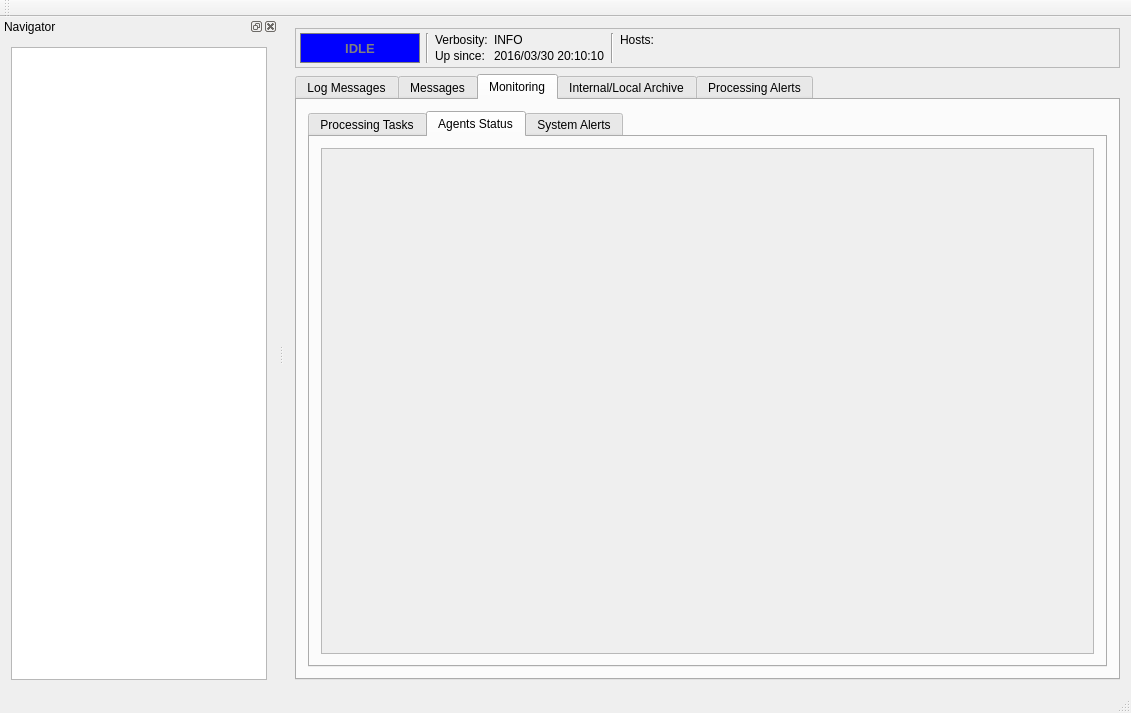
<?xml version="1.0" encoding="UTF-8"?>
<ui version="4.0">
 <class>MainWindow</class>
 <widget class="QMainWindow" name="MainWindow">
  <property name="geometry">
   <rect>
    <x>0</x>
    <y>0</y>
    <width>1131</width>
    <height>713</height>
   </rect>
  </property>
  <property name="windowTitle">
   <string>MainWindow</string>
  </property>
  <widget class="QWidget" name="centralWidget">
   <layout class="QVBoxLayout" name="verticalLayout_2">
    <item>
     <widget class="QFrame" name="frame">
      <property name="frameShape">
       <enum>QFrame::StyledPanel</enum>
      </property>
      <property name="frameShadow">
       <enum>QFrame::Raised</enum>
      </property>
      <layout class="QHBoxLayout" name="horizontalLayout_4">
       <property name="leftMargin">
        <number>4</number>
       </property>
       <property name="topMargin">
        <number>4</number>
       </property>
       <property name="rightMargin">
        <number>4</number>
       </property>
       <property name="bottomMargin">
        <number>4</number>
       </property>
       <item>
        <widget class="QLabel" name="lblSysStatus">
         <property name="minimumSize">
          <size>
           <width>120</width>
           <height>0</height>
          </size>
         </property>
         <property name="font">
          <font>
           <pointsize>10</pointsize>
           <weight>75</weight>
           <bold>true</bold>
          </font>
         </property>
         <property name="styleSheet">
          <string notr="true">QLabel { background-color : blue; color : grey; }</string>
         </property>
         <property name="frameShape">
          <enum>QFrame::Box</enum>
         </property>
         <property name="text">
          <string>IDLE</string>
         </property>
         <property name="alignment">
          <set>Qt::AlignCenter</set>
         </property>
        </widget>
       </item>
       <item>
        <widget class="Line" name="line">
         <property name="orientation">
          <enum>Qt::Vertical</enum>
         </property>
        </widget>
       </item>
       <item>
        <layout class="QFormLayout" name="formLayout">
         <property name="verticalSpacing">
          <number>2</number>
         </property>
         <item row="0" column="0">
          <widget class="QLabel" name="label_5">
           <property name="text">
            <string>Verbosity:</string>
           </property>
           <property name="alignment">
            <set>Qt::AlignLeading|Qt::AlignLeft|Qt::AlignTop</set>
           </property>
          </widget>
         </item>
         <item row="0" column="1">
          <widget class="QLabel" name="lblVerbosity">
           <property name="text">
            <string>INFO</string>
           </property>
           <property name="alignment">
            <set>Qt::AlignLeading|Qt::AlignLeft|Qt::AlignTop</set>
           </property>
          </widget>
         </item>
         <item row="1" column="0">
          <widget class="QLabel" name="label_6">
           <property name="text">
            <string>Up since:</string>
           </property>
           <property name="alignment">
            <set>Qt::AlignLeading|Qt::AlignLeft|Qt::AlignTop</set>
           </property>
          </widget>
         </item>
         <item row="1" column="1">
          <widget class="QLabel" name="lblUptime">
           <property name="text">
            <string>2016/03/30 20:10:10</string>
           </property>
           <property name="alignment">
            <set>Qt::AlignLeading|Qt::AlignLeft|Qt::AlignTop</set>
           </property>
          </widget>
         </item>
        </layout>
       </item>
       <item>
        <widget class="Line" name="line_3">
         <property name="orientation">
          <enum>Qt::Vertical</enum>
         </property>
        </widget>
       </item>
       <item>
        <layout class="QHBoxLayout" name="horizontalLayout_3">
         <item>
          <widget class="QLabel" name="label">
           <property name="text">
            <string>Hosts:</string>
           </property>
           <property name="alignment">
            <set>Qt::AlignLeading|Qt::AlignLeft|Qt::AlignTop</set>
           </property>
          </widget>
         </item>
         <item>
          <widget class="QLabel" name="lblHosts">
           <property name="font">
            <font>
             <underline>true</underline>
            </font>
           </property>
           <property name="text">
            <string>&lt;hosts&gt;</string>
           </property>
           <property name="alignment">
            <set>Qt::AlignLeading|Qt::AlignLeft|Qt::AlignTop</set>
           </property>
          </widget>
         </item>
         <item>
          <widget class="QLabel" name="lblNodes">
           <property name="text">
            <string>&lt;nodes&gt;</string>
           </property>
           <property name="alignment">
            <set>Qt::AlignLeading|Qt::AlignLeft|Qt::AlignTop</set>
           </property>
          </widget>
         </item>
        </layout>
       </item>
       <item>
        <spacer name="horizontalSpacer">
         <property name="orientation">
          <enum>Qt::Horizontal</enum>
         </property>
         <property name="sizeHint" stdset="0">
          <size>
           <width>680</width>
           <height>20</height>
          </size>
         </property>
        </spacer>
       </item>
       <item>
        <widget class="QLabel" name="lblSystemIcon">
         <property name="maximumSize">
          <size>
           <width>48</width>
           <height>48</height>
          </size>
         </property>
         <property name="text">
          <string/>
         </property>
         <property name="pixmap">
          <pixmap resource="icon.qrc">:/img/QPF.png</pixmap>
         </property>
         <property name="scaledContents">
          <bool>true</bool>
         </property>
        </widget>
       </item>
      </layout>
     </widget>
    </item>
    <item>
     <widget class="QTabWidget" name="tabMainWgd">
      <property name="currentIndex">
       <number>2</number>
      </property>
      <property name="movable">
       <bool>true</bool>
      </property>
      <widget class="QWidget" name="tabpgLog">
       <attribute name="title">
        <string>Log Messages</string>
       </attribute>
       <layout class="QVBoxLayout" name="verticalLayout_3">
        <item>
         <widget class="QMdiArea" name="mdiArea">
          <property name="font">
           <font>
            <pointsize>8</pointsize>
           </font>
          </property>
          <property name="activationOrder">
           <enum>QMdiArea::CreationOrder</enum>
          </property>
          <property name="viewMode">
           <enum>QMdiArea::TabbedView</enum>
          </property>
          <property name="documentMode">
           <bool>true</bool>
          </property>
          <property name="tabsClosable">
           <bool>false</bool>
          </property>
          <property name="tabsMovable">
           <bool>true</bool>
          </property>
          <property name="tabShape">
           <enum>QTabWidget::Triangular</enum>
          </property>
          <property name="tabPosition">
           <enum>QTabWidget::South</enum>
          </property>
         </widget>
        </item>
       </layout>
      </widget>
      <widget class="QWidget" name="tabTx">
       <attribute name="title">
        <string>Messages</string>
       </attribute>
       <layout class="QVBoxLayout" name="verticalLayout_6">
        <item>
         <widget class="QTableView" name="tblvwTx"/>
        </item>
       </layout>
      </widget>
      <widget class="QWidget" name="tabpgMonit">
       <attribute name="title">
        <string>Monitoring</string>
       </attribute>
       <layout class="QVBoxLayout" name="verticalLayout_12">
        <property name="spacing">
         <number>0</number>
        </property>
        <item>
         <widget class="QTabWidget" name="tabWidget">
          <property name="currentIndex">
           <number>1</number>
          </property>
          <widget class="QWidget" name="tabProcTasks">
           <attribute name="title">
            <string>Processing Tasks</string>
           </attribute>
           <layout class="QVBoxLayout" name="verticalLayout_5">
            <item>
             <widget class="QTableView" name="tblvwTaskMonit">
              <property name="tabKeyNavigation">
               <bool>true</bool>
              </property>
             </widget>
            </item>
            <item>
             <widget class="QFrame" name="frame_3">
              <property name="frameShape">
               <enum>QFrame::StyledPanel</enum>
              </property>
              <property name="frameShadow">
               <enum>QFrame::Raised</enum>
              </property>
              <layout class="QHBoxLayout" name="horizontalLayout">
               <property name="spacing">
                <number>6</number>
               </property>
               <property name="leftMargin">
                <number>0</number>
               </property>
               <property name="topMargin">
                <number>0</number>
               </property>
               <property name="rightMargin">
                <number>0</number>
               </property>
               <property name="bottomMargin">
                <number>0</number>
               </property>
               <item>
                <spacer name="horizontalSpacer_14">
                 <property name="orientation">
                  <enum>Qt::Horizontal</enum>
                 </property>
                 <property name="sizeHint" stdset="0">
                  <size>
                   <width>40</width>
                   <height>20</height>
                  </size>
                 </property>
                </spacer>
               </item>
               <item>
                <widget class="QLabel" name="lblLastUpdate">
                 <property name="font">
                  <font>
                   <pointsize>8</pointsize>
                  </font>
                 </property>
                 <property name="text">
                  <string/>
                 </property>
                </widget>
               </item>
              </layout>
             </widget>
            </item>
           </layout>
          </widget>
          <widget class="QWidget" name="tab_2">
           <attribute name="title">
            <string>Agents Status</string>
           </attribute>
           <layout class="QVBoxLayout" name="verticalLayout">
            <item>
             <widget class="QScrollArea" name="scrollAreaAgents">
              <property name="widgetResizable">
               <bool>true</bool>
              </property>
              <widget class="QWidget" name="scrollAreaWidgetContents">
               <property name="geometry">
                <rect>
                 <x>0</x>
                 <y>0</y>
                 <width>787</width>
                 <height>476</height>
                </rect>
               </property>
              </widget>
             </widget>
            </item>
           </layout>
          </widget>
          <widget class="QWidget" name="tabAlerts">
           <attribute name="title">
            <string>System Alerts</string>
           </attribute>
           <layout class="QVBoxLayout" name="verticalLayout_9">
            <item>
             <widget class="QTableView" name="tblvwSysAlerts">
              <property name="tabKeyNavigation">
               <bool>true</bool>
              </property>
             </widget>
            </item>
            <item>
             <widget class="QFrame" name="frame_4">
              <property name="frameShape">
               <enum>QFrame::StyledPanel</enum>
              </property>
              <property name="frameShadow">
               <enum>QFrame::Raised</enum>
              </property>
              <layout class="QHBoxLayout" name="horizontalLayout_2">
               <property name="spacing">
                <number>6</number>
               </property>
               <property name="leftMargin">
                <number>0</number>
               </property>
               <property name="topMargin">
                <number>0</number>
               </property>
               <property name="rightMargin">
                <number>0</number>
               </property>
               <property name="bottomMargin">
                <number>0</number>
               </property>
               <item>
                <spacer name="horizontalSpacer_15">
                 <property name="orientation">
                  <enum>Qt::Horizontal</enum>
                 </property>
                 <property name="sizeHint" stdset="0">
                  <size>
                   <width>40</width>
                   <height>20</height>
                  </size>
                 </property>
                </spacer>
               </item>
               <item>
                <widget class="QLabel" name="lblAlertsMsg">
                 <property name="font">
                  <font>
                   <pointsize>8</pointsize>
                  </font>
                 </property>
                 <property name="text">
                  <string/>
                 </property>
                </widget>
               </item>
              </layout>
             </widget>
            </item>
           </layout>
          </widget>
         </widget>
        </item>
       </layout>
      </widget>
      <widget class="QWidget" name="tabpgArchive">
       <attribute name="title">
        <string>Internal/Local Archive</string>
       </attribute>
       <layout class="QVBoxLayout" name="verticalLayout_10">
        <item>
         <widget class="QSplitter" name="splitter">
          <property name="orientation">
           <enum>Qt::Vertical</enum>
          </property>
          <widget class="Frm_FilterSet" name="wdgFilters" native="true"/>
          <widget class="QWidget" name="layoutWidget">
           <layout class="QVBoxLayout" name="verticalLayout_8">
            <item>
             <widget class="QTreeView" name="treevwArchive"/>
            </item>
            <item>
             <widget class="QFrame" name="frame_2">
              <property name="frameShape">
               <enum>QFrame::StyledPanel</enum>
              </property>
              <property name="frameShadow">
               <enum>QFrame::Raised</enum>
              </property>
              <layout class="QHBoxLayout" name="horizontalLayout_6" stretch="0,2,2,0,1,2,0,0,1,0,100">
               <property name="spacing">
                <number>1</number>
               </property>
               <property name="leftMargin">
                <number>0</number>
               </property>
               <property name="topMargin">
                <number>0</number>
               </property>
               <property name="rightMargin">
                <number>0</number>
               </property>
               <property name="bottomMargin">
                <number>0</number>
               </property>
               <item>
                <widget class="QToolButton" name="tbtnArchRefresh">
                 <property name="minimumSize">
                  <size>
                   <width>22</width>
                   <height>22</height>
                  </size>
                 </property>
                 <property name="maximumSize">
                  <size>
                   <width>22</width>
                   <height>22</height>
                  </size>
                 </property>
                 <property name="toolTip">
                  <string extracomment="Update this view">Update the products tree list</string>
                 </property>
                 <property name="text">
                  <string/>
                 </property>
                 <property name="icon">
                  <iconset resource="jsontree.qrc">
                   <normaloff>:/img/refresh.png</normaloff>:/img/refresh.png</iconset>
                 </property>
                 <property name="toolButtonStyle">
                  <enum>Qt::ToolButtonIconOnly</enum>
                 </property>
                </widget>
               </item>
               <item>
                <widget class="QToolButton" name="tbtnArchExpand">
                 <property name="minimumSize">
                  <size>
                   <width>22</width>
                   <height>22</height>
                  </size>
                 </property>
                 <property name="maximumSize">
                  <size>
                   <width>22</width>
                   <height>22</height>
                  </size>
                 </property>
                 <property name="toolTip">
                  <string extracomment="Expand all branches">Expand all levels in the products tree</string>
                 </property>
                 <property name="text">
                  <string/>
                 </property>
                 <property name="icon">
                  <iconset resource="jsontree.qrc">
                   <normaloff>:/img/expand.png</normaloff>:/img/expand.png</iconset>
                 </property>
                </widget>
               </item>
               <item>
                <widget class="QToolButton" name="tbtnArchCollapse">
                 <property name="minimumSize">
                  <size>
                   <width>22</width>
                   <height>22</height>
                  </size>
                 </property>
                 <property name="maximumSize">
                  <size>
                   <width>22</width>
                   <height>22</height>
                  </size>
                 </property>
                 <property name="toolTip">
                  <string extracomment="Collapse all branches">Collapse all levels in the products tree</string>
                 </property>
                 <property name="text">
                  <string/>
                 </property>
                 <property name="icon">
                  <iconset resource="jsontree.qrc">
                   <normaloff>:/img/collapse.png</normaloff>:/img/collapse.png</iconset>
                 </property>
                 <property name="toolButtonStyle">
                  <enum>Qt::ToolButtonIconOnly</enum>
                 </property>
                 <property name="arrowType">
                  <enum>Qt::NoArrow</enum>
                 </property>
                </widget>
               </item>
               <item>
                <widget class="QToolButton" name="tbtnResize">
                 <property name="minimumSize">
                  <size>
                   <width>22</width>
                   <height>22</height>
                  </size>
                 </property>
                 <property name="maximumSize">
                  <size>
                   <width>22</width>
                   <height>22</height>
                  </size>
                 </property>
                 <property name="text">
                  <string>Resize columns to contents</string>
                 </property>
                 <property name="icon">
                  <iconset resource="jsontree.qrc">
                   <normaloff>:/img/resize.png</normaloff>:/img/resize.png</iconset>
                 </property>
                </widget>
               </item>
               <item>
                <spacer name="horizontalSpacer_3">
                 <property name="orientation">
                  <enum>Qt::Horizontal</enum>
                 </property>
                 <property name="sizeHint" stdset="0">
                  <size>
                   <width>40</width>
                   <height>20</height>
                  </size>
                 </property>
                </spacer>
               </item>
               <item>
                <widget class="QCheckBox" name="chkboxRefresh">
                 <property name="toolTip">
                  <string extracomment="Toggle automatic update of this view">If activated, sets automatic update of the products tree from the DB content</string>
                 </property>
                 <property name="text">
                  <string>Auto update</string>
                 </property>
                </widget>
               </item>
               <item>
                <widget class="QCheckBox" name="chkboxExpand">
                 <property name="toolTip">
                  <string extracomment="Toggle automatic update of this view">If activated, expands all groups upon updates</string>
                 </property>
                 <property name="text">
                  <string>Auto expand</string>
                 </property>
                </widget>
               </item>
               <item>
                <widget class="QCheckBox" name="chkboxResize">
                 <property name="toolTip">
                  <string extracomment="Toggle automatic update of this view">If activated, columns are resized to their contents upon updates</string>
                 </property>
                 <property name="text">
                  <string>Auto resize</string>
                 </property>
                </widget>
               </item>
               <item>
                <spacer name="horizontalSpacer_4">
                 <property name="orientation">
                  <enum>Qt::Horizontal</enum>
                 </property>
                 <property name="sizeHint" stdset="0">
                  <size>
                   <width>40</width>
                   <height>20</height>
                  </size>
                 </property>
                </spacer>
               </item>
               <item>
                <widget class="QToolButton" name="tbtnFilter">
                 <property name="minimumSize">
                  <size>
                   <width>22</width>
                   <height>22</height>
                  </size>
                 </property>
                 <property name="maximumSize">
                  <size>
                   <width>22</width>
                   <height>22</height>
                  </size>
                 </property>
                 <property name="toolTip">
                  <string>Display filter definition panel</string>
                 </property>
                 <property name="text">
                  <string/>
                 </property>
                 <property name="icon">
                  <iconset resource="icon.qrc">
                   <normaloff>:/img/filter.png</normaloff>:/img/filter.png</iconset>
                 </property>
                 <property name="checkable">
                  <bool>true</bool>
                 </property>
                </widget>
               </item>
               <item>
                <spacer name="horizontalSpacer_2">
                 <property name="orientation">
                  <enum>Qt::Horizontal</enum>
                 </property>
                 <property name="sizeHint" stdset="0">
                  <size>
                   <width>906</width>
                   <height>20</height>
                  </size>
                 </property>
                </spacer>
               </item>
              </layout>
             </widget>
            </item>
           </layout>
          </widget>
         </widget>
        </item>
       </layout>
      </widget>
      <widget class="QWidget" name="tabpgAlerts">
       <attribute name="title">
        <string>Processing Alerts</string>
       </attribute>
       <layout class="QVBoxLayout" name="verticalLayout_11">
        <item>
         <widget class="QSplitter" name="splitter_2">
          <property name="orientation">
           <enum>Qt::Vertical</enum>
          </property>
          <widget class="Frm_FilterSet" name="wdgAlertFilters" native="true"/>
          <widget class="QWidget" name="layoutWidget1">
           <layout class="QVBoxLayout" name="verticalLayout_4">
            <item>
             <widget class="QTableView" name="tblvwAlerts">
              <property name="tabKeyNavigation">
               <bool>true</bool>
              </property>
             </widget>
            </item>
            <item>
             <widget class="QFrame" name="frame_5">
              <property name="frameShape">
               <enum>QFrame::StyledPanel</enum>
              </property>
              <property name="frameShadow">
               <enum>QFrame::Raised</enum>
              </property>
              <layout class="QHBoxLayout" name="horizontalLayout_5">
               <property name="spacing">
                <number>6</number>
               </property>
               <property name="leftMargin">
                <number>0</number>
               </property>
               <property name="topMargin">
                <number>0</number>
               </property>
               <property name="rightMargin">
                <number>0</number>
               </property>
               <property name="bottomMargin">
                <number>0</number>
               </property>
               <item>
                <widget class="QToolButton" name="tbtnAlertFilter">
                 <property name="toolTip">
                  <string>Display filter definition panel</string>
                 </property>
                 <property name="text">
                  <string/>
                 </property>
                 <property name="icon">
                  <iconset resource="icon.qrc">
                   <normaloff>:/img/filter.png</normaloff>:/img/filter.png</iconset>
                 </property>
                 <property name="checkable">
                  <bool>true</bool>
                 </property>
                </widget>
               </item>
               <item>
                <spacer name="horizontalSpacer_16">
                 <property name="orientation">
                  <enum>Qt::Horizontal</enum>
                 </property>
                 <property name="sizeHint" stdset="0">
                  <size>
                   <width>40</width>
                   <height>20</height>
                  </size>
                 </property>
                </spacer>
               </item>
               <item>
                <widget class="QLabel" name="lblAlertsMsg_2">
                 <property name="font">
                  <font>
                   <pointsize>8</pointsize>
                  </font>
                 </property>
                 <property name="text">
                  <string/>
                 </property>
                </widget>
               </item>
              </layout>
             </widget>
            </item>
           </layout>
          </widget>
         </widget>
        </item>
       </layout>
      </widget>
     </widget>
    </item>
   </layout>
  </widget>
  <widget class="QMenuBar" name="menuBar">
   <property name="geometry">
    <rect>
     <x>0</x>
     <y>0</y>
     <width>1131</width>
     <height>20</height>
    </rect>
   </property>
  </widget>
  <widget class="QToolBar" name="mainToolBar">
   <attribute name="toolBarArea">
    <enum>TopToolBarArea</enum>
   </attribute>
   <attribute name="toolBarBreak">
    <bool>false</bool>
   </attribute>
  </widget>
  <widget class="QStatusBar" name="statusBar"/>
  <widget class="QDockWidget" name="dockNavigator">
   <property name="allowedAreas">
    <set>Qt::LeftDockWidgetArea|Qt::RightDockWidgetArea</set>
   </property>
   <property name="windowTitle">
    <string>Navigator</string>
   </property>
   <attribute name="dockWidgetArea">
    <number>1</number>
   </attribute>
   <widget class="QWidget" name="dockWidgetContents">
    <layout class="QVBoxLayout" name="verticalLayout_7">
     <item>
      <widget class="QListWidget" name="lstwdgNav"/>
     </item>
    </layout>
   </widget>
  </widget>
 </widget>
 <layoutdefault spacing="6" margin="11"/>
 <customwidgets>
  <customwidget>
   <class>Frm_FilterSet</class>
   <extends>QWidget</extends>
   <header>frm_filterset.h</header>
   <container>1</container>
  </customwidget>
 </customwidgets>
 <resources>
  <include location="icon.qrc"/>
  <include location="jsontree.qrc"/>
  <include location="configtool.qrc"/>
  <include location="tx.qrc"/>
 </resources>
 <connections>
  <connection>
   <sender>tbtnArchExpand</sender>
   <signal>clicked()</signal>
   <receiver>treevwArchive</receiver>
   <slot>expandAll()</slot>
   <hints>
    <hint type="sourcelabel">
     <x>346</x>
     <y>603</y>
    </hint>
    <hint type="destinationlabel">
     <x>708</x>
     <y>572</y>
    </hint>
   </hints>
  </connection>
  <connection>
   <sender>tbtnArchCollapse</sender>
   <signal>clicked()</signal>
   <receiver>treevwArchive</receiver>
   <slot>collapseAll()</slot>
   <hints>
    <hint type="sourcelabel">
     <x>369</x>
     <y>603</y>
    </hint>
    <hint type="destinationlabel">
     <x>675</x>
     <y>572</y>
    </hint>
   </hints>
  </connection>
  <connection>
   <sender>tbtnArchRefresh</sender>
   <signal>clicked()</signal>
   <receiver>MainWindow</receiver>
   <slot>updateLocalArchModel()</slot>
   <hints>
    <hint type="sourcelabel">
     <x>323</x>
     <y>603</y>
    </hint>
    <hint type="destinationlabel">
     <x>103</x>
     <y>620</y>
    </hint>
   </hints>
  </connection>
  <connection>
   <sender>chkboxRefresh</sender>
   <signal>toggled(bool)</signal>
   <receiver>MainWindow</receiver>
   <slot>setAutomaticUpdateLocalArchModel(bool)</slot>
   <hints>
    <hint type="sourcelabel">
     <x>499</x>
     <y>602</y>
    </hint>
    <hint type="destinationlabel">
     <x>79</x>
     <y>620</y>
    </hint>
   </hints>
  </connection>
  <connection>
   <sender>tbtnFilter</sender>
   <signal>toggled(bool)</signal>
   <receiver>wdgFilters</receiver>
   <slot>setVisible(bool)</slot>
   <hints>
    <hint type="sourcelabel">
     <x>726</x>
     <y>603</y>
    </hint>
    <hint type="destinationlabel">
     <x>677</x>
     <y>153</y>
    </hint>
   </hints>
  </connection>
  <connection>
   <sender>tbtnAlertFilter</sender>
   <signal>toggled(bool)</signal>
   <receiver>wdgAlertFilters</receiver>
   <slot>setVisible(bool)</slot>
   <hints>
    <hint type="sourcelabel">
     <x>325</x>
     <y>155</y>
    </hint>
    <hint type="destinationlabel">
     <x>381</x>
     <y>143</y>
    </hint>
   </hints>
  </connection>
  <connection>
   <sender>tbtnResize</sender>
   <signal>clicked()</signal>
   <receiver>MainWindow</receiver>
   <slot>resizeLocalArch()</slot>
   <hints>
    <hint type="sourcelabel">
     <x>392</x>
     <y>603</y>
    </hint>
    <hint type="destinationlabel">
     <x>277</x>
     <y>535</y>
    </hint>
   </hints>
  </connection>
  <connection>
   <sender>chkboxExpand</sender>
   <signal>clicked(bool)</signal>
   <receiver>MainWindow</receiver>
   <slot>setAutomaticExpandLocalArchModel(bool)</slot>
   <hints>
    <hint type="sourcelabel">
     <x>527</x>
     <y>593</y>
    </hint>
    <hint type="destinationlabel">
     <x>526</x>
     <y>625</y>
    </hint>
   </hints>
  </connection>
  <connection>
   <sender>chkboxResize</sender>
   <signal>clicked(bool)</signal>
   <receiver>MainWindow</receiver>
   <slot>setAutomaticResizeLocalArchModel(bool)</slot>
   <hints>
    <hint type="sourcelabel">
     <x>640</x>
     <y>590</y>
    </hint>
    <hint type="destinationlabel">
     <x>646</x>
     <y>620</y>
    </hint>
   </hints>
  </connection>
 </connections>
 <slots>
  <slot>localarchViewUpdate()</slot>
  <slot>updateLocalArchModel()</slot>
  <slot>setAutomaticUpdateLocalArchModel(bool)</slot>
  <slot>setFilter()</slot>
  <slot>resizeLocalArch()</slot>
  <slot>setAutomaticExpandLocalArchModel(bool)</slot>
  <slot>setAutomaticResizeLocalArchModel(bool)</slot>
 </slots>
</ui>
